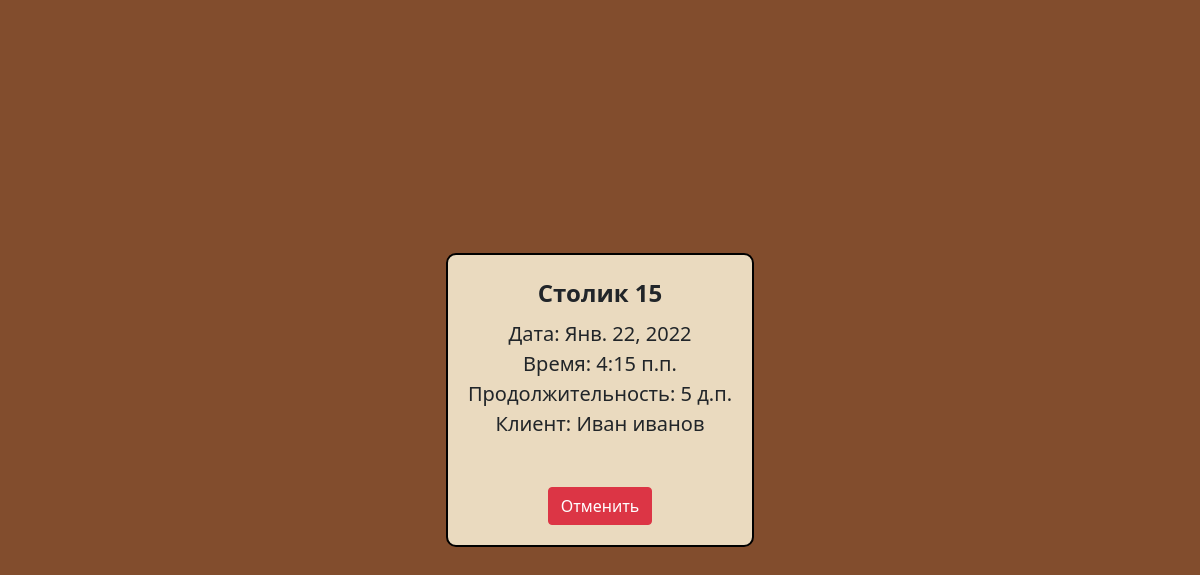
Page /reservation/10/ on the committed database.
### apps/kabak/models.py (models this page shows, shortened)
class Reservation(models.Model):
    client_name = models.CharField(
        verbose_name="Имя клиента",
        max_length=100,
    )
    table = models.ForeignKey(
        "Table",
        verbose_name="Выбранный столик",
        related_name="reservations",
        on_delete=models.CASCADE,
    )
    date = models.DateField(
        verbose_name="Дата",
    )
    time = models.TimeField(
        verbose_name="Время",
    )
    duration = models.TimeField(
        verbose_name="Продолжительность",
    )
    qr_code = models.ImageField(
        verbose_name="QR code",
        upload_to="qrs",
        blank=True,
        null=True,
    )
    class Meta:
        verbose_name = "Бронь"
        verbose_name_plural = "Брони"

class Table(models.Model):
    number = models.IntegerField(
        verbose_name="Столик",
    )
    class Meta:
        verbose_name = "Столик для заказа"
        verbose_name_plural = "Столики для заказа"

### apps/kabak/views.py (the view)
class ReservationView(generic.DeleteView):
    success_url = reverse_lazy("index")
    template_name = "reservation_detail.html"
    queryset = Reservation.objects.all()

### templates/reservation_detail.html (shortened to what this page needs)
{% extends "base.html" %}
{% block body %}
    <main>
        <div id="reservation">
            <span class="fs-4 fw-bold mb-2">Столик {{ reservation.table.number }}</span>
            <span class="fs-5">Дата: {{ reservation.date }}</span>
            <span class="fs-5">Время: {{ reservation.time }}</span>
            <span class="fs-5">Продолжительность: {{ reservation.duration }}</span>
            <span class="fs-5">Клиент: {{ reservation.client_name }}</span>
            <button class="btn btn-danger mt-5" data-bs-toggle="modal" data-bs-target="#confirm_cancel_reservation">
                Отменить
            </button>
        </div>
    </main>
{% endblock %}

### static/css/main.css (style rules this page uses)
body { background: #824D2D; }
main { width: 100%; min-height: 100vh; display: flex; justify-content: center; align-items: center; background: #824D2D; }
#reservation { display: flex; flex-direction: column; justify-content: center; align-items: center; background: #EADABF; border: 2px solid #000; border-radius: 10px; padding: 20px; }
#reservation span { font-weight: 500; }

### rows in the picture
Reservation: table.number "15", date "Янв. 22, 2022", time "4:15 п.п.", duration "5 д.п.", client_name "Иван иванов"
